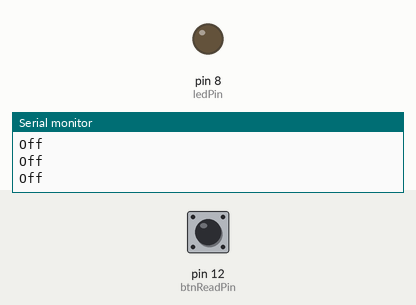
Bench run of a sketch on a simulated Arduino Uno, built with avr-gcc and run on an emulated ATmega328P. Parts: output pins drawn as LEDs (lit = HIGH), the last lines printed to the serial monitor. The test bench sets the inputs (shaded band); at power-on: pin 12 (btnReadPin) HIGH.

Above: at 1.2 s.
1.3 s: pin 12 (btnReadPin) pulled LOW for 0.15 s
At 1.7 s:
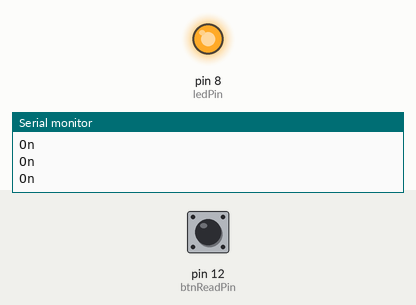
2.9 s: pin 12 (btnReadPin) pulled LOW for 1 s
At 4.2 s:
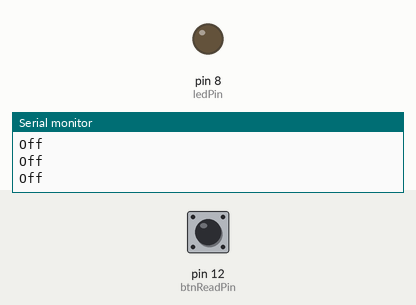
5.4 s: pin 12 (btnReadPin) pulled LOW for 3.2 s
At 6.1 s:
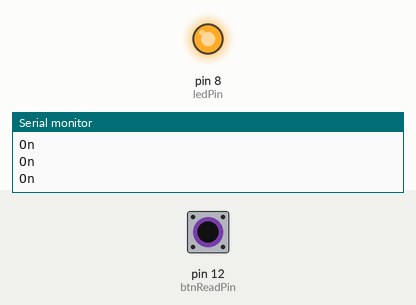
Timing chart, 0 to 8.4 s (numbered marks = the images above; inputs shaded):
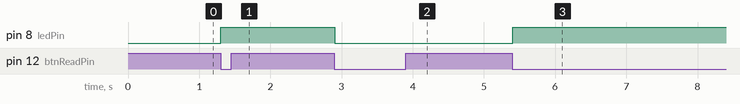

The sketch:

toggle_switch_led.ino
```cpp
int dt = 100;
int ledState = 0;
int btnReadPin = 12;
int btnNew;
int btnOld = 1;
int ledPin = 8;
void setup() {
  Serial.begin(9600);
  pinMode(btnReadPin, INPUT);
  pinMode(ledPin, OUTPUT);
}

// If button is not pressed the current will be 0 hence btnReadPin will return 1 (Open Circuit)
// If button is pressed the current will be 1hence btnReadPin will return 0 (Short Circuit)

void loop() {
  btnNew = digitalRead(btnReadPin);
  if(btnOld == 1 && btnNew == 0) {
    if(ledState == 0) {
      ledState = 1;
    } else {
      ledState = 0;
    }
  }
  btnOld = btnNew;
  if(ledState == 1) {
    Serial.println("On");
    digitalWrite(ledPin, HIGH);
  } else if(ledState == 0) {
    Serial.println("Off");
    digitalWrite(ledPin, LOW);
  }

  // -------------------------- OR -----------------------------

  // if(btnOld == 0 && btnNew == 1) {
  //   if(ledState == 0) {
  //     Serial.println("On");
  //     digitalWrite(ledPin, HIGH);
  //     ledState = 1;
  //   }else {
  //     Serial.println("Off");
  //     digitalWrite(ledPin, LOW);
  //     ledState = 0;
  //   }
  // }

  delay(dt);
}
```

Measured:
- after the input at 1.3 s, pin 8 (ledPin): LOW → HIGH at once
- after the input at 2.9 s, pin 8 (ledPin): HIGH → LOW at once
- after the input at 5.4 s, pin 8 (ledPin): LOW → HIGH at once
